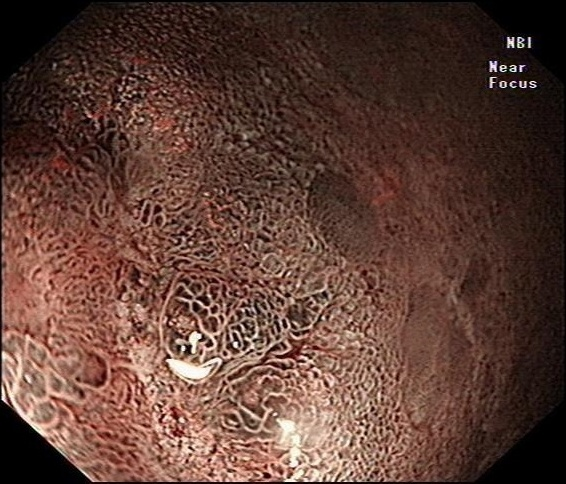
#> input picture 医院项目/2022.1-2022.6/二值化并筛选/jpg/10.jpg, 566 x 484 px, found by its file name; its folder holds only this picture in this run
$ python '1二值化.py'
#> lines starting #> are read from the running program, lines starting #| are printed output that depends on the picture; after the words box and inside, x2 and y2 are one past the last pixel; in counts of white or black regions, pixels touching at a corner belong together
import cv2
import os

base_dir = "./jpg"  # 要二值化的图片的原文件夹位置
output_dir = './erzhihua/'  # 二值化处理后存放的文件夹位置

if not os.path.exists(output_dir):
    os.makedirs(output_dir)
filelist = os.listdir(base_dir)
filelist.sort(key=lambda x: int(x.split('.')[0]))
i = 1

for i in range(0, len(filelist)):
    path = os.path.join(base_dir, filelist[i])
    # print(path)
    img0 = cv2.imread(path, cv2.IMREAD_COLOR)  # 读取格式为BGR
#> img0 is the input picture: shape (484, 566, 3); mean B, G, R 53.7, 63.5, 94.3
    img = cv2.cvtColor(img0, cv2.COLOR_BGR2RGB)  # 转换为RGB
    gray = cv2.imread(path, cv2.IMREAD_GRAYSCALE)  # 转换为灰度图
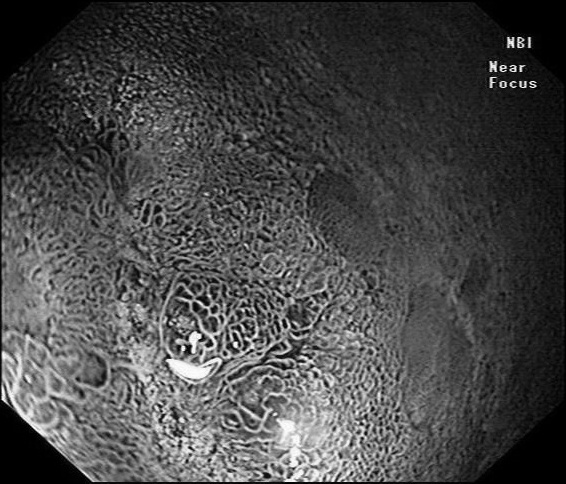
#> gray: shape (484, 566); min 0, max 255, mean 71.6
    ret, mask = cv2.threshold(gray, 230, 255, 0) #简单二值化
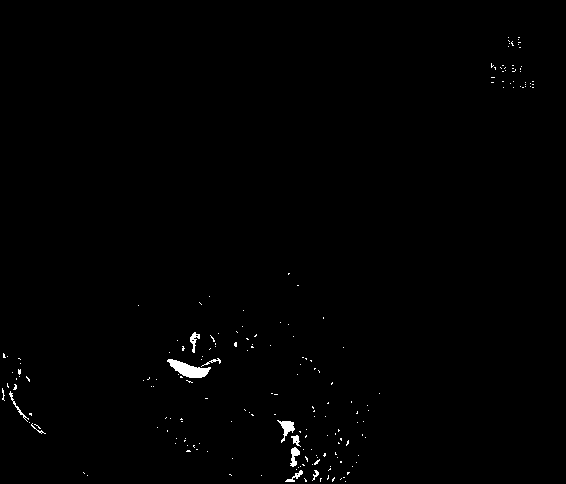
#> mask: shape (484, 566); 0.59% white; 191 white regions (181 under 20 px), largest, box (x1, y1, x2, y2) and area: (167, 359, 211, 378) 422, (277, 420, 295, 443) 162, (290, 447, 300, 467) 111
    save_path = output_dir + str(i+1) + '.jpg'  #保存至另一文件夹
    cv2.imwrite(save_path, mask)
    print( i+1 )

$ run again, on 医院项目/2022.1-2022.6/二值化并筛选/jpg/42.jpg
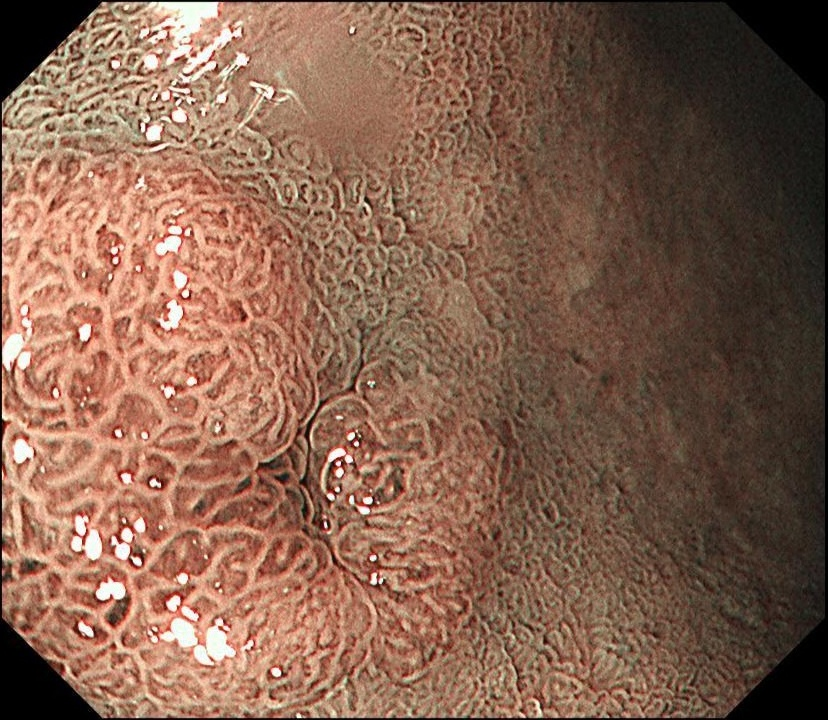
#> input picture 医院项目/2022.1-2022.6/二值化并筛选/jpg/42.jpg, 828 x 720 px, found by its file name
#> img0 is the input picture: shape (720, 828, 3); mean B, G, R 78.8, 97.4, 133.3
#> `gray = cv2.imread(path, cv2.IMREAD_GRAYSCALE)`:
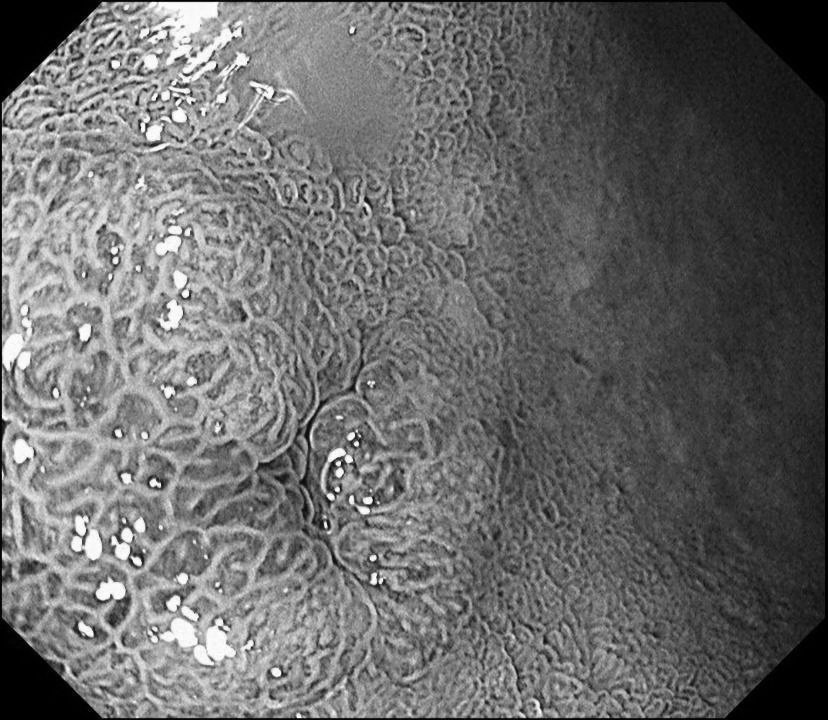
#> gray: shape (720, 828); min 0, max 255, mean 106
#> `ret, mask = cv2.threshold(gray, 230, 255, 0)`:
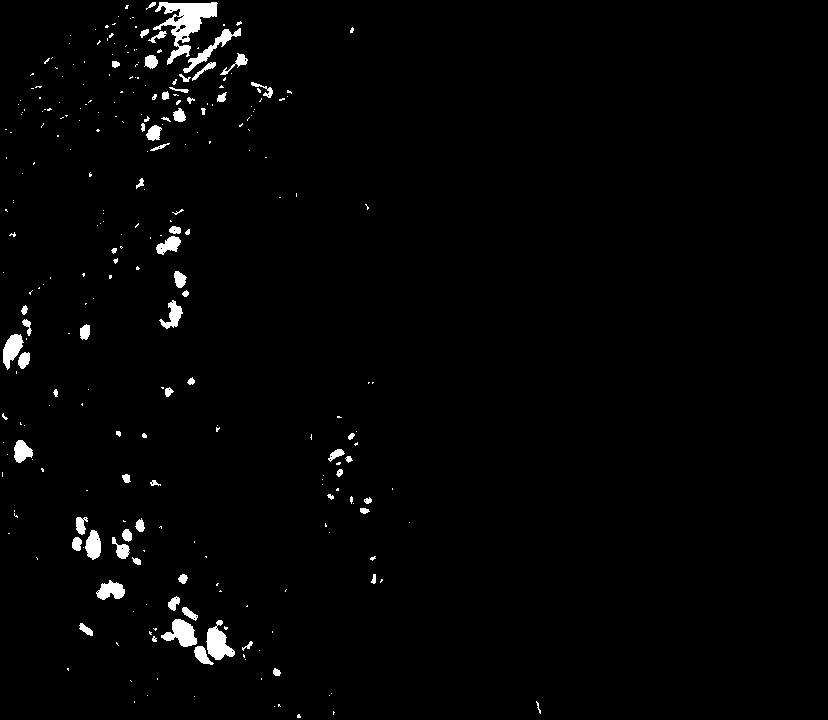
#> mask: shape (720, 828); 1.7% white; 277 white regions (206 under 20 px), largest, box (x1, y1, x2, y2) and area: (153, 2, 218, 65) 1525, (206, 620, 235, 660) 626, (161, 619, 197, 647) 574

$ run again, on 医院项目/2022.1-2022.6/二值化并筛选/jpg/45.jpg
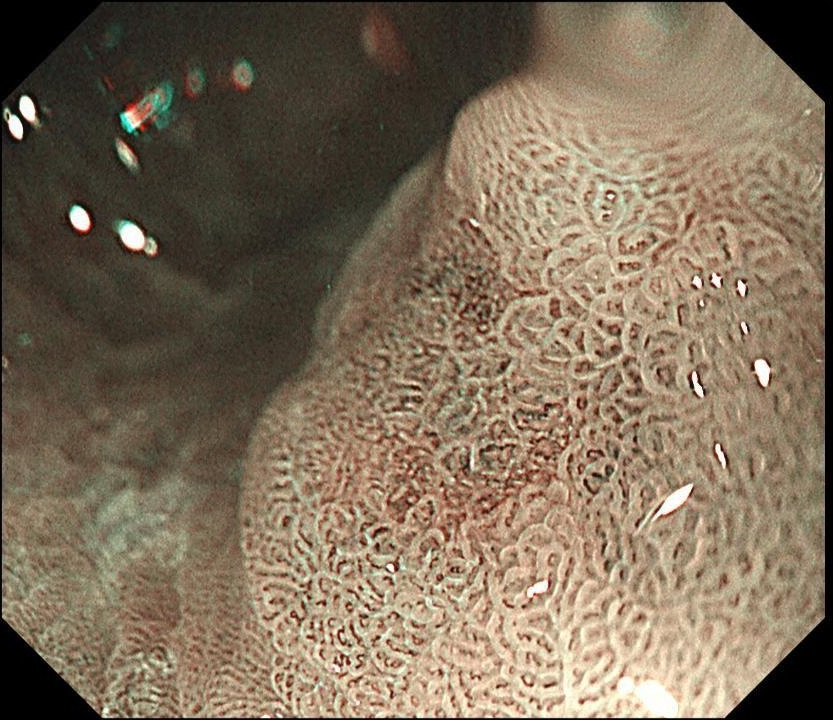
#> input picture 医院项目/2022.1-2022.6/二值化并筛选/jpg/45.jpg, 833 x 720 px, found by its file name
#> img0 is the input picture: shape (720, 833, 3); mean B, G, R 89.5, 109.9, 126.2
#> `gray = cv2.imread(path, cv2.IMREAD_GRAYSCALE)`:
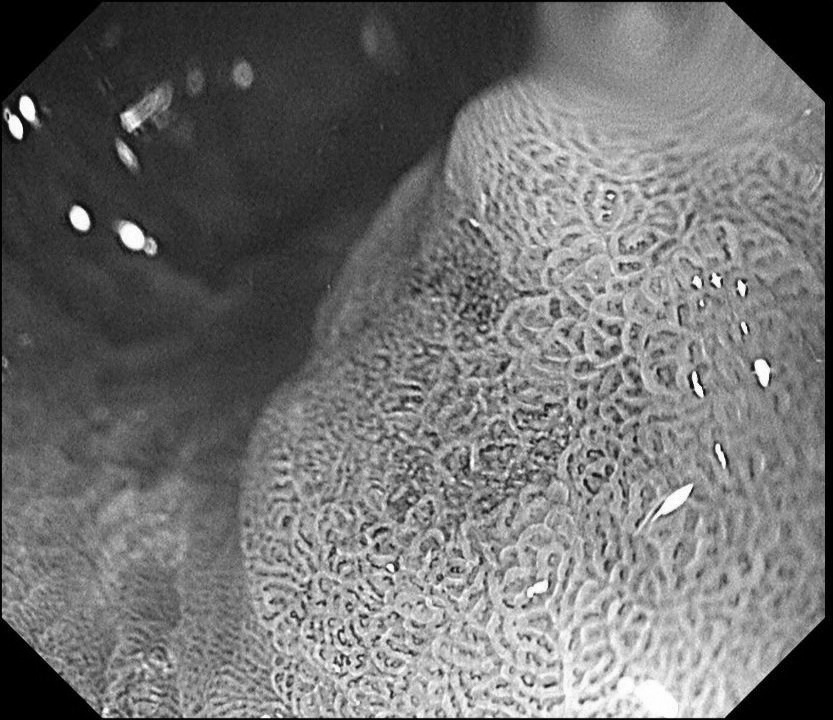
#> gray: shape (720, 833); min 0, max 255, mean 112.4
#> `ret, mask = cv2.threshold(gray, 230, 255, 0)`:
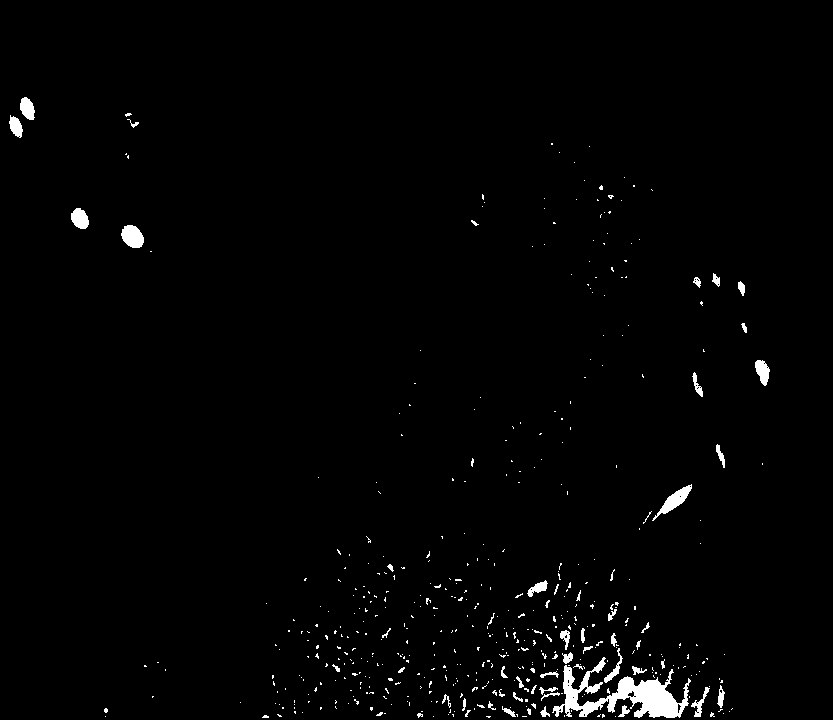
#> mask: shape (720, 833); 1.5% white; 479 white regions (426 under 20 px), largest, box (x1, y1, x2, y2) and area: (552, 657, 691, 718) 3112, (652, 484, 692, 521) 420, (121, 225, 144, 248) 394

$ run again, on 医院项目/2022.1-2022.6/二值化并筛选/jpg/48.jpg
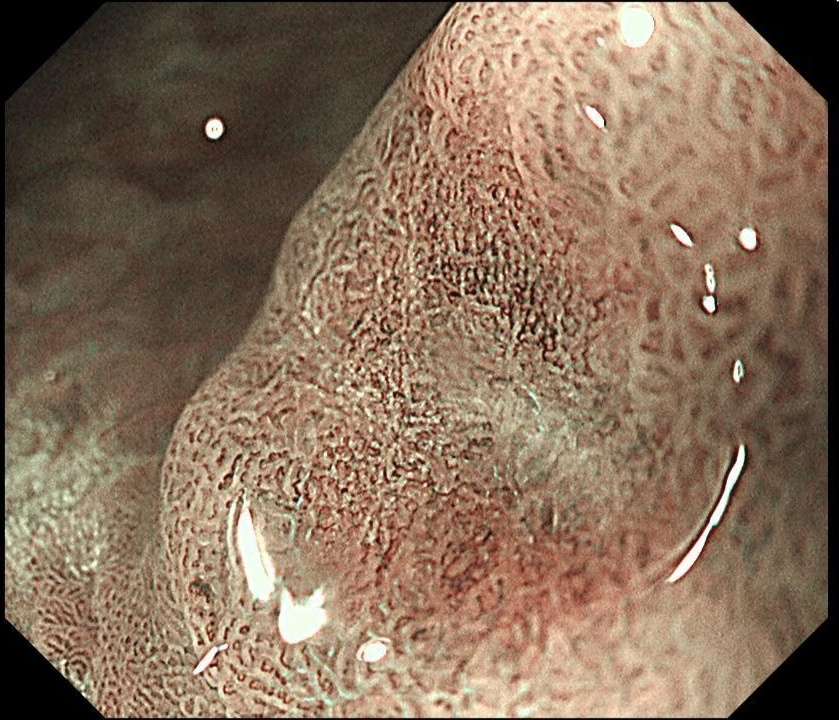
#> input picture 医院项目/2022.1-2022.6/二值化并筛选/jpg/48.jpg, 839 x 720 px, found by its file name
#> img0 is the input picture: shape (720, 839, 3); mean B, G, R 90.6, 111.4, 135.2
#> `gray = cv2.imread(path, cv2.IMREAD_GRAYSCALE)`:
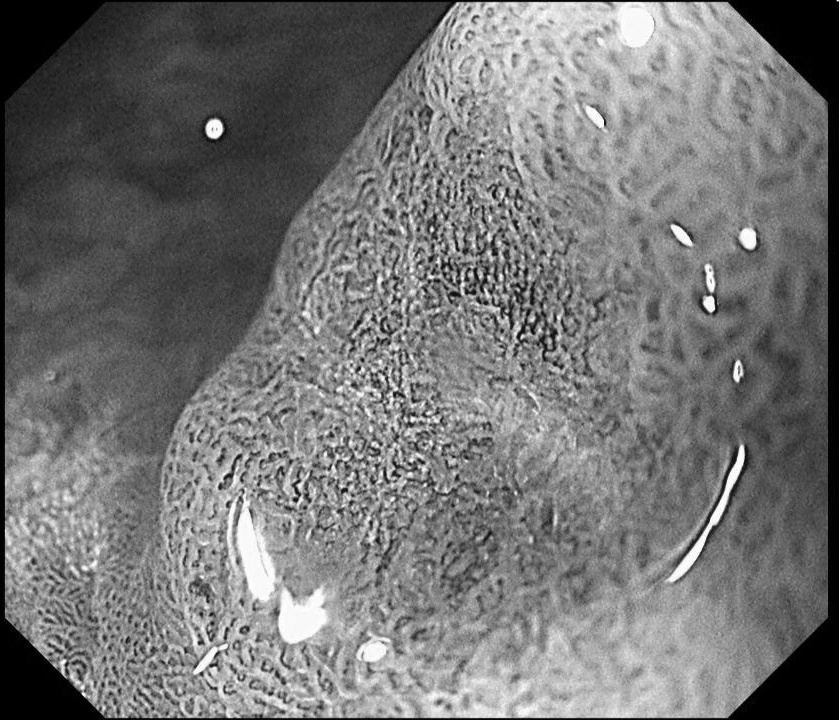
#> gray: shape (720, 839); min 0, max 255, mean 116.1
#> `ret, mask = cv2.threshold(gray, 230, 255, 0)`:
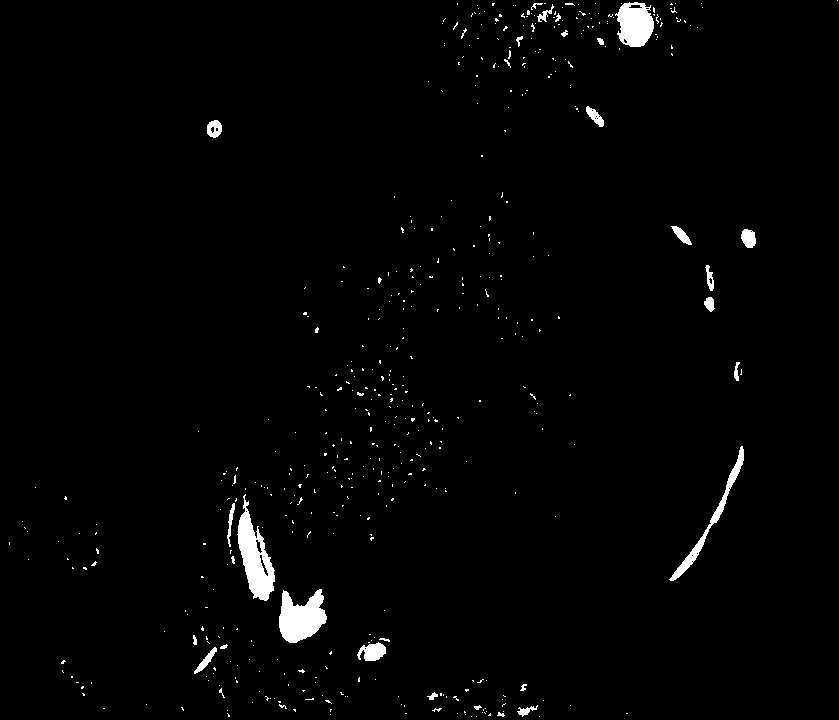
#> mask: shape (720, 839); 1.6% white; 504 white regions (473 under 20 px), largest, box (x1, y1, x2, y2) and area: (237, 494, 275, 601) 1898, (279, 589, 327, 643) 1707, (615, 2, 654, 47) 1285
